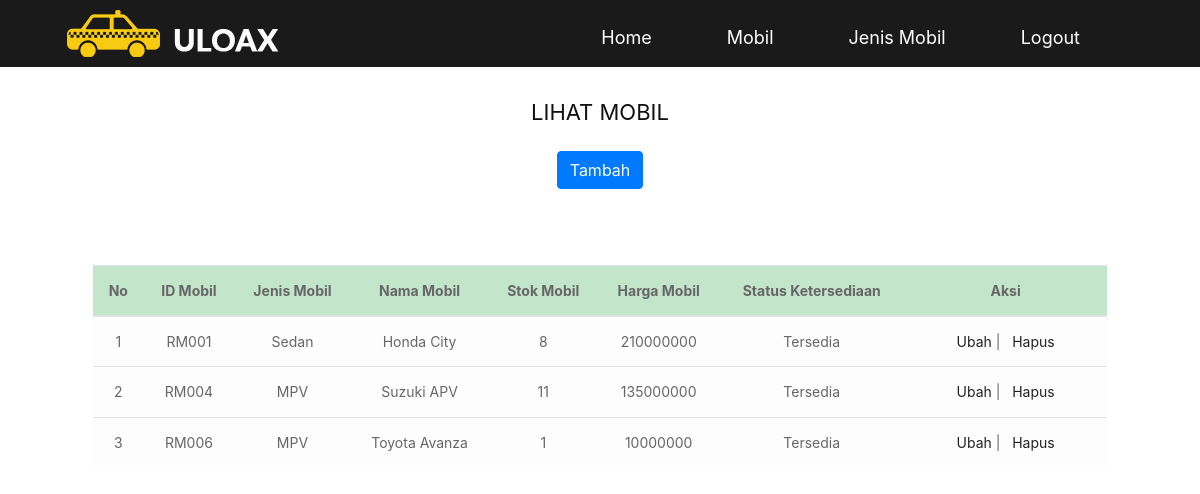
The app's page /read_mobil.php with its own data.
### tables this page shows
CREATE TABLE `mobil` (
  `id_Mobil` varchar(5) NOT NULL,
  `id_jenis_Mobil` varchar(5) NOT NULL,
  `nama_Mobil` varchar(50) NOT NULL,
  `stok_Mobil` int(11) NOT NULL,
  `harga_Mobil` int(11) NOT NULL
);

CREATE TABLE `jenis_mobil` (
  `id_jenis_Mobil` varchar(5) NOT NULL,
  `nama_jenis_Mobil` varchar(50) NOT NULL,
  `status_jenis_Mobil` int(11) NOT NULL
);

### read_mobil.php (the view, shortened to what this page needs)
<!DOCTYPE html>
<html lang="en">
<head>
<link rel="stylesheet" type="text/css" href="css/bootstrap.min.css">
<link rel="stylesheet" type="text/css" href="css/style.css">
<link rel="stylesheet" href="css/responsive.css">
<link rel="stylesheet" href="css/jquery.mCustomScrollbar.min.css">
<link rel="stylesheet" href="https://netdna.bootstrapcdn.com/font-awesome/4.0.3/css/font-awesome.css">
<link rel="stylesheet" href="css/owl.carousel.min.css">
<link rel="stylesheet" href="css/owl.theme.default.min.css">
<link rel="stylesheet" href="https://cdnjs.cloudflare.com/ajax/libs/fancybox/2.1.5/jquery.fancybox.min.css" media="screen">
</head>
<body>
  <div id="index.html" class="header_section">
        <div class="container">
            <div class="row">
                <div class="col-sm-6 col-lg-3">
                    <div class="logo"><a href="index.html"><img src="images/logo.png"></a></div>
                </div>
                <div class="col-sm-6 col-lg-9">
                    <div class="menu_text">
                        <ul>
                            <li><a href="index.html">Home</a></li>
                            <li><a href="read_mobil.php">Mobil</a></li>
                            <li><a href="read_jenis.php">Jenis Mobil</a></li>
                            <li><a href="logout.php">Logout</a></li>
                </div>
                    </div>
            </div>
        </div>
    </div>
    <main>
    <div class="page-section">
      <div class="container">
        <header class="col-12 text-center tm-bg-white-transparent p-5 tes">
          <br> <br>
          <h2 class="text-uppercase mb-3 tm-app-feature-header">Lihat Mobil</h2>
          <button class="btn btn-primary" type="submit" name="submit" onClick='top.location="tambah_mobil.php"' value="insert" >Tambah</button>
          <br><br><br><br>
              <table class="table table-hover" style="width: 100%">
                <thead class="table-success">
                  <tr>
                  <th scope="col" style="width: 5%;">No</th>
                  <th scope="col" >ID Mobil</th>
                  <th scope="col" >Jenis Mobil</th>
                  <th scope="col" >Nama Mobil</th>
                  <th scope="col" >Stok Mobil</th>
                  <th scope="col" >Harga Mobil</th>
                  <th scope="col" >Status Ketersediaan</th>
                  <th scope="col" style="width: 20%;text-align:center;">Aksi</th>
                  </tr>
                </thead>
                <tbody>
                <?php
                      include 'koneksi.php';
                      $baris=1;
                      $query = "SELECT Mobil.id_Mobil, jenis_Mobil.nama_jenis_Mobil, mobil.nama_Mobil, mobil.stok_Mobil, mobil.harga_Mobil FROM mobil INNER JOIN jenis_Mobil ON mobil.id_jenis_Mobil = jenis_Mobil.id_jenis_Mobil";
                      $view = mysqli_query($con, $query);
                      while($row = mysqli_fetch_array($view))
                      {
              ?>
              <tr class="table-light">
                  <td><?php echo $baris ?></td>
                  <td><?php echo $row['id_Mobil'] ?></td>
                  <td><?php echo $row['nama_jenis_Mobil'] ?></td>
                  <td><?php echo $row['nama_Mobil'] ?></td>
                  <td><?php echo $row['stok_Mobil'] ?></td>
                  <td><?php echo $row['harga_Mobil'] ?></td>
                  <td><?php if($row['stok_Mobil']>0){echo 'Tersedia';}else{echo 'Tidak Tersedia';} ?></td>
                  <td style="text-align:center">
                      <a  href="ubah_mobil.php?id_Mobil=<?php echo $row['id_Mobil'] ?>">Ubah</a> |
                      &nbsp;
                      <a href="#" onClick="confirm_modal('hapus_mobil.php?id_Mobil=<?php echo $row['id_Mobil'] ?>');">Hapus</a>
                  </td>
              </tr>
              <?php
                  $baris++;
                }
              ?>
                </tbody>
          </header>
      </div>
    </div>
  </main>
</body>
</html>

### css/style.css (style rules this page uses)
* { box-sizing: border-box !important; transition: ease all 0.5s; }
html { scroll-behavior: smooth; }
body { color: #666666; font-size: 14px; font-family:Times New Rom...; line-height: 1.80857; font-weight: normal; overflow-x: hidden; }
a { color: #1f1f1f; text-decoration: none !important; outline: none !important; -webkit-transition: all .3s ease-in-out; -moz-transition: all .3s ease-in-out; -ms-transition: all .3s ease-in-out; -o-transition: all .3s ease-in-out; transition: all .3s ease-in-out; }
h1, h2, h3, h4, h5, h6 { letter-spacing: 0; font-weight: normal; position: relative; padding: 0 0 10px 0; font-weight: normal; line-height: normal; color: #111111; margin: 0 }
h2 { font-size: 22px }
*, *::after, *::before { -webkit-box-sizing: border-box; -moz-box-sizing: border-box; box-sizing: border-box; }
ul, li, ol { margin: 0px; padding: 0px; list-style: none; }
a { color: #222222; text-decoration: none; outline: none !important; }
a, .btn { text-decoration: none !important; outline: none !important; -webkit-transition: all .3s ease-in-out; -moz-transition: all .3s ease-in-out; -ms-transition: all .3s ease-in-out; -o-transition: all .3s ease-in-out; transition: all .3s ease-in-out; }
img { max-width: 100%; height: auto; }
button { border: 0; margin: 0; padding: 0; cursor: pointer; }
.header_section { width: 100%; float: left; background-color: #1a1a1a; height: auto; padding-top: 10px; padding-bottom: 10px; position: fixed; z-index: 01; }
.logo { width: 100%; float: left; text-align: center; }
.menu_text { float: right; width: auto; }
.menu_text ul { margin: 0px; padding: 0px; }
.menu_text li { float: left; padding-right: 75px; font-size: 18px; color: #ffffff; padding-top: 12px; }
.menu_text li a { color: #ffffff; }

### records on screen
mobil: id_Mobil "RM001", id_jenis_Mobil.nama_jenis_Mobil "Sedan", nama_Mobil "Honda City", stok_Mobil "8", harga_Mobil "210000000", shows "Tersedia"
mobil: id_Mobil "RM004", id_jenis_Mobil.nama_jenis_Mobil "MPV", nama_Mobil "Suzuki APV", stok_Mobil "11", harga_Mobil "135000000", shows "Tersedia"
mobil: id_Mobil "RM006", id_jenis_Mobil.nama_jenis_Mobil "MPV", nama_Mobil "Toyota Avanza", stok_Mobil "1", harga_Mobil "10000000", shows "Tersedia"
